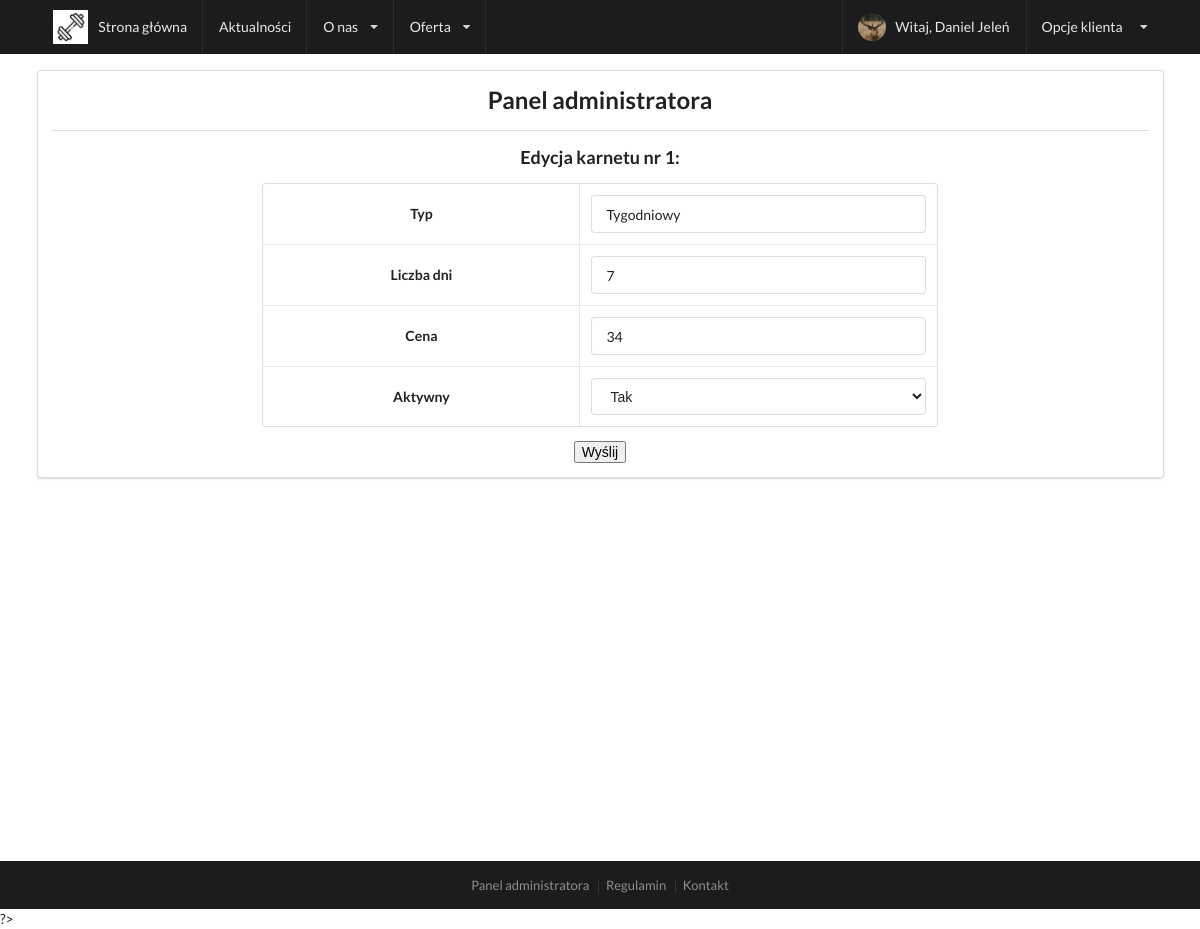
/admin/karnety/edytuj?id=1 (signed in), run on the app's committed database.
### tables this page shows
CREATE TABLE `ticket_types` (
  `id_ticket_type` int NOT NULL,
  `type_name` varchar(255) NOT NULL,
  `days` int NOT NULL,
  `price` int NOT NULL,
  `active` tinyint(1) NOT NULL
);

### index.php (called while the page is built, shortened)
<?php
    $request = $_SERVER['REQUEST_URI'];
    routing($request);
?>

### views/admin/editkarnet.php (the view, shortened to what this page needs)
<div class="ui container">
    <div class="row">
        <div class="ui segment">
            <div class="row">
                    <div class="ui center aligned container">
                        <h2>Panel administratora</h2>
                    </div>
            </div>
            <div class="ui divider"></div>
            <?php
                $id = $_GET['id'];
                $query = $db->query("SELECT * FROM ticket_types WHERE id_ticket_type = $id;");
            ?>
            <div class="ui grid">
                <div class="three wide column"></div>
                <div class="ten wide column">
                    <div class="ui center aligned container">
                        <h3>Edycja karnetu nr <?php echo $_GET['id'];?>:</h3>
                        <form action="/admin/edycjakarnetu" method="">
                        <?php foreach($query as $row) : ?>
                            <table class="ui selectable celled center aligned table">
                                <tr>
                                    <td><strong>Typ</strong></td>
                                    <td>
                                        <div class="ui fluid input">
                                            <input type="text" name="type" value="<?php echo $row['type_name'];?>"/>
                                        </div>
                                    </td>
                                </tr>
                                <tr>
                                    <td><strong>Liczba dni</strong></td>
                                    <td>
                                        <div class="ui fluid input">
                                        <input type="number" name="days" value="<?php echo $row['days'];?>"/>
                                        </div>
                                    </td>
                                </tr>
                                <tr>
                                    <td><strong>Cena</strong></td>
                                    <td>
                                        <div class="ui fluid input">
                                        <input type="number" name="price" value="<?php echo $row['price'];?>"/>
                                        </div>
                                    </td>
                                </tr>
                                <tr>
                                    <td><strong>Aktywny</strong></td>
                                    <td>
                                    <div class="ui form">
                                        <select name="active">
                                            <option value="1" <?php if($row['active']==1){echo 'selected';}; ?> >Tak</option>
                                        </select>
                                    </div>
                                    </td>
                                </tr>
                            </table>
                        <?php endforeach;?>
                        <div class="ui center aligned container">
                            <input type="submit" name="send" value="Wyślij" /></form>
                        </div>
                    </div>
                </div>
                <div class="three wide column"></div>
            </div>
        </div>
    </div>
</div>

### data on the page
ticket_types: type "Tygodniowy", days "7", price "34", active "Tak"

### other printed values
unserialize($_SESSION['loggedUser'])->getName() "Daniel"
unserialize($_SESSION['loggedUser'])->getSurname() "Jeleń"
$_GET['id'] "1"
